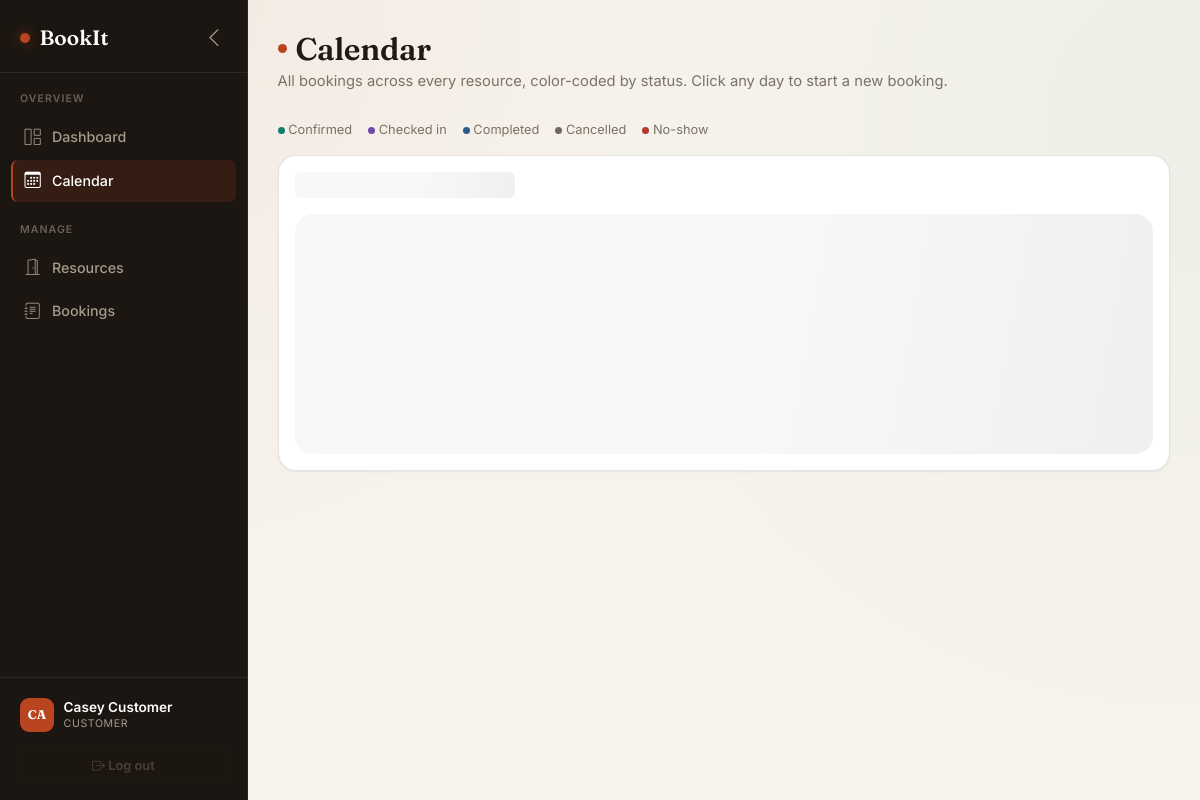
/calendar (signed in), run on the app's committed database.
### app/models/user.py (models this page shows, shortened)
class User(Base):
    __tablename__ = "users"
    id = Column(Integer, primary_key=True, index=True)
    full_name = Column(String(120), nullable=False)
    email = Column(String(255), unique=True, index=True, nullable=False)
    hashed_password = Column(String(255), nullable=False)
    role = Column(Enum(RoleEnum), default=RoleEnum.customer, nullable=False)
    is_active = Column(Boolean, default=True, nullable=False)
    created_at = Column(DateTime, default=lambda: datetime.now(timezone.utc))
    bookings = relationship("Booking", back_populates="customer", foreign_keys="Booking.customer_id")

### app/routers/dashboard.py (the view)
@router.get("/calendar", response_class=HTMLResponse)
def calendar_page(
    request: Request,
    user: User = Depends(get_current_user),
):
    return templates.TemplateResponse("calendar.html", {"request": request, "user": user})

### app/templates/calendar.html (shortened to what this page needs)
{% extends "base.html" %}
{% block extra_head %}
<link href="https://cdn.jsdelivr.net/npm/fullcalendar@6.1.15/index.global.min.css" rel="stylesheet">
{% endblock %}
{% block content %}
<h1 class="page-title">Calendar</h1>
<p class="page-subtitle">All bookings across every resource, color-coded by status. Click any day to start a new booking.</p>
<div class="d-flex flex-wrap gap-3 mb-3" style="font-size:0.8rem; color: var(--muted);">
  <span><span class="d-inline-block" style="background:#147D6F; width:7px;height:7px;border-radius:50%;"></span> Confirmed</span>
  <span><span class="d-inline-block" style="background:#6D4AA6; width:7px;height:7px;border-radius:50%;"></span> Checked in</span>
  <span><span class="d-inline-block" style="background:#2A5C8A; width:7px;height:7px;border-radius:50%;"></span> Completed</span>
  <span><span class="d-inline-block" style="background:#74695D; width:7px;height:7px;border-radius:50%;"></span> Cancelled</span>
  <span><span class="d-inline-block" style="background:#B23A2E; width:7px;height:7px;border-radius:50%;"></span> No-show</span>
</div>
<div class="card p-3 position-relative">
  <div id="calendarSkeleton">
    <div class="skeleton skeleton-line" style="width:220px; height:1.6rem; margin-bottom:1rem;"></div>
    <div class="skeleton skeleton-block"></div>
  </div>
</div>
{% endblock %}

### app/templates/base.html (shortened to what this page needs)
<!DOCTYPE html>
<html lang="en">
<head>
    <link href="https://cdn.jsdelivr.net/npm/bootstrap@5.3.3/dist/css/bootstrap.min.css" rel="stylesheet">
    <link href="https://cdn.jsdelivr.net/npm/bootstrap-icons@1.11.3/font/bootstrap-icons.css" rel="stylesheet">
    <link href="/static/css/style.css" rel="stylesheet">
    {% block extra_head %}{% endblock %}
</head>
<body>
{% if user %}
<div class="app-shell">
  <aside class="sidebar" id="sidebar">
    <div class="sidebar-brand">
      <span class="dot"></span> <span class="brand-label">BookIt</span>
      <button class="sidebar-collapse-btn ms-auto d-none d-lg-flex" id="sidebarCollapseBtn" title="Collapse sidebar">
        <i class="bi bi-chevron-left"></i>
      </button>
    </div>
    <nav class="sidebar-nav">
      <div class="sidebar-section-label">Overview</div>
      <a href="/dashboard" class="sidebar-link {{ 'active' if request.url.path == '/dashboard' }}"><i class="bi bi-grid-1x2"></i> Dashboard</a>
      <a href="/calendar" class="sidebar-link {{ 'active' if request.url.path == '/calendar' }}"><i class="bi bi-calendar3"></i> Calendar</a>
      <div class="sidebar-section-label">Manage</div>
      <a href="/resources" class="sidebar-link {{ 'active' if request.url.path == '/resources' }}"><i class="bi bi-door-open"></i> Resources</a>
      <a href="/bookings" class="sidebar-link {{ 'active' if request.url.path == '/bookings' }}"><i class="bi bi-journal-text"></i> Bookings</a>
    </nav>
    <div class="sidebar-footer">
      <a href="/profile" class="sidebar-user text-decoration-none {{ 'active-profile' if request.url.path == '/profile' }}">
        <div class="sidebar-avatar">{{ user.full_name[:2].upper() }}</div>
        <div>
          <div class="sidebar-user-name">{{ user.full_name }}</div>
          <div class="sidebar-user-role">{{ user.role.value }}</div>
        </div>
      </a>
      <a href="/logout" class="btn btn-sm btn-light w-100"><i class="bi bi-box-arrow-right"></i> <span class="link-label">Log out</span></a>
    </div>
  </aside>
  <div class="main-area">
    <div class="content">
      {% block content %}{% endblock %}
    </div>
  </div>
</div>
{% else %}
{% block bare_content %}{% endblock %}
{% endif %}
</body>
</html>

### data on the page
User: full_name "CA", full_name "Casey Customer", role.value "CUSTOMER"
